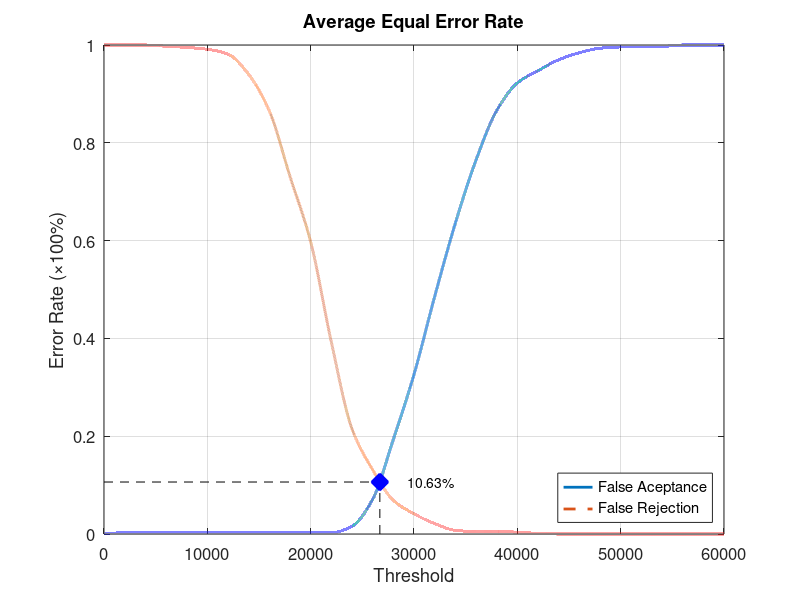
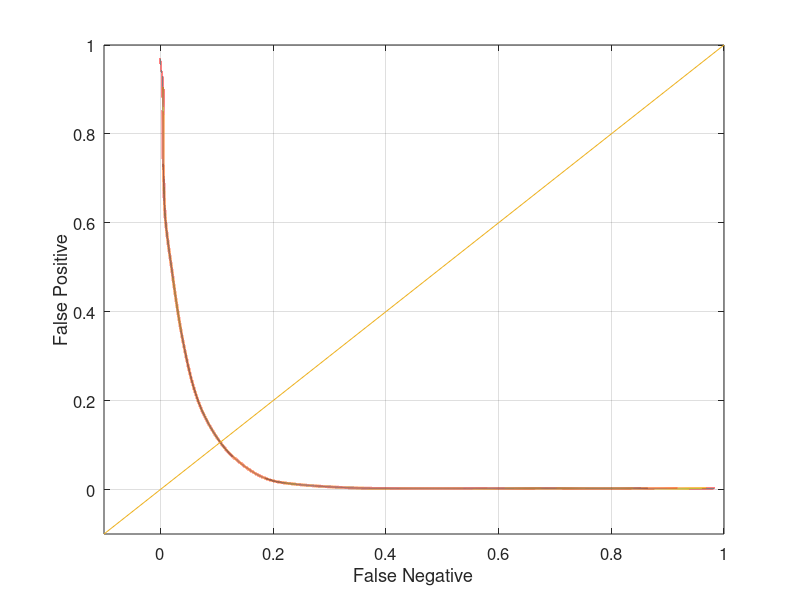

These charts were generated, in order, by the following MATLAB code:
function yEER = Experiment1Average
close all;
clear;
clc;
x = 0:2000:60000;
xq = 0:0.5:60000;

y0 = [0 0.00263158 0.00263158 0.00263158 0.00263158 0.00263158 0.00263158 0.00263158 0.00263158 0.00263158 0.00263158 0.00263158 0.0157895 0.0710526 0.193421 0.326316 0.485526 0.635526 0.764474 0.865789 0.922368 0.947368 0.969737 0.984211 0.993421 0.996053 0.997368 0.997368 1 1 1];
yy0 = interp1(x, y0, xq, 'pchip');
y1 = [1 1 1 0.9975 0.995 0.99125 0.98125 0.94 0.865 0.73125 0.5975 0.3925 0.215 0.13125 0.06875 0.04125 0.02125 0.0075 0.005 0.005 0.00375 0.00125 0 0 0 0 0 0 0 0 0];
yy1 = interp1(x, y1, xq, 'pchip');

% Calculating EER: 
y2 = abs(y0 - y1);
find(y2 == min(y2))
yy2 = abs(yy0 - yy1);
xEER = find(yy2 == min(yy2));
xEERIndex = xq(xEER) % X-axis EER
yEER = yy0(xEER) % Y-axis EER

main = figure
plot(xq, yy0,'-','LineWidth', 2);	hold on
plot(xq, yy1,'--','LineWidth', 2);	hold on
plot([xEERIndex xEERIndex], [0 yEER], 'k--');	hold on
plot([0 xEERIndex], [yEER yEER], 'k--');	hold on
plot(xEERIndex, yEER, 'bx', 'LineWidth', 10);	hold on
text(xEERIndex + 10 * xEERIndex / 100, yEER, [num2str(round((10000 * yEER)) / 100) '%'])
legend('False Aceptance', 'False Rejection', 'Location', 'SouthEast')
xlabel('Threshold')
ylabel('Error Rate (\times100%)')
title('Average Equal Error Rate')
set(gca, 'FontSize', 12)
axis([0 60000 0 1])
grid on

print(main, 'Experiment1AverageMain', '-dpng');
FNRxFPR = figure('Color', [1 1 1]);
plot(yy1, yy0, '-', yy1, yy0, 'LineWidth', 2);
hold on
y = -0.1:0.1:1
plot(y, y); 
set(gca, 'FontSize', 12)
xlabel('False Negative')
ylabel('False Positive')
axis([-0.1 1 -0.1 1])
set(gca, 'FontSize', 12)
grid on

print(FNRxFPR, 'Experiment1AverageFNRxFPR','-dpng');
end
